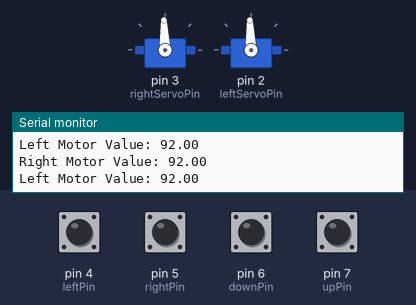
Simulated run of this sketch. Board: Arduino Uno, built with avr-gcc and run on an emulated ATmega328P. On the bench: 2 × servo, the last lines printed to the serial monitor. The test bench sets the inputs (shaded band); at power-on: pin 4 (leftPin), pin 5 (rightPin), pin 6 (downPin), pin 7 (upPin) LOW.

Above: at 1.2 s.
1.3 s: pin 4 (leftPin) pulled HIGH for 0.15 s
At 1.41 s:
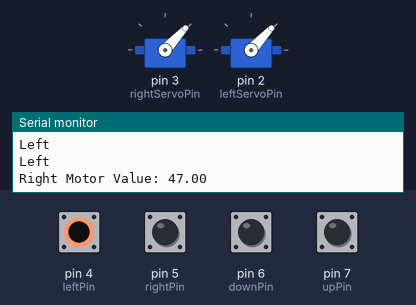
3.0 s: pin 5 (rightPin) pulled HIGH for 0.15 s
At 3.12 s:
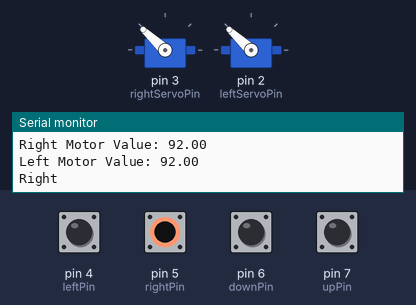
4.6 s: pin 6 (downPin) pulled HIGH for 0.15 s
At 4.69 s:
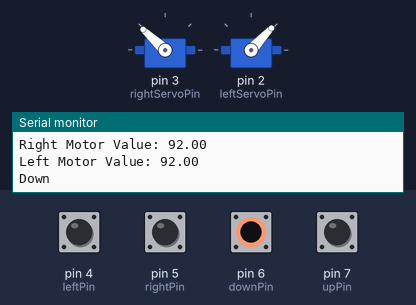
6.2 s: pin 7 (upPin) pulled HIGH for 0.15 s
At 6.31 s:
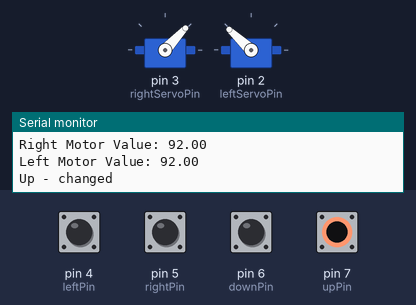
7.8 s: pin 4 (leftPin) pulled HIGH for 1 s
At 9.5 s:
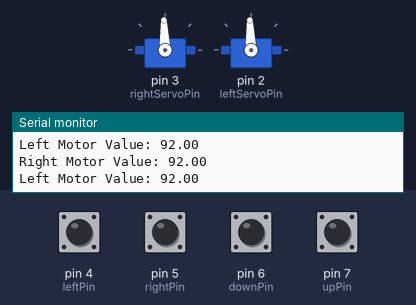
11.8 s: pin 5 (rightPin) pulled HIGH for 1 s
At 12.5 s:
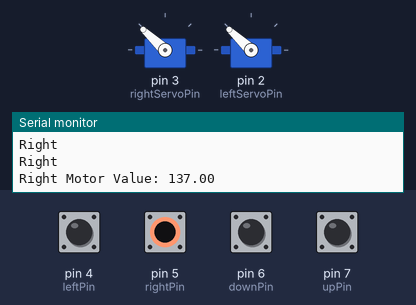
Timing chart, 0 to 14.8 s (numbered marks = the images above; inputs shaded):
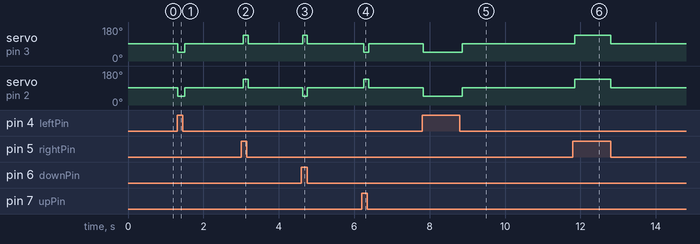

Measured:
- after the input at 1.3 s, servo on pin 3 (rightServoPin), servo on pin 2 (leftServoPin): 92° → 47° at once, → 92° 0.18 s later
- after the input at 3.0 s, servo on pin 3 (rightServoPin), servo on pin 2 (leftServoPin): 92° → 137° after 0.06 s, → 92° 0.12 s later
- after the input at 4.6 s, servo on pin 3 (rightServoPin): 92° → 137° at once, → 92° 0.12 s later; servo on pin 2 (leftServoPin): 92° → 47° at once, → 92° 0.12 s later
- after the input at 6.2 s, servo on pin 3 (rightServoPin): 92° → 47° after 0.06 s, → 92° 0.13 s later; servo on pin 2 (leftServoPin): 92° → 137° after 0.06 s, → 92° 0.13 s later
- after the input at 7.8 s, servo on pin 3 (rightServoPin), servo on pin 2 (leftServoPin): 92° → 47° at once, → 92° 1.0 s later
- after the input at 11.8 s, servo on pin 3 (rightServoPin), servo on pin 2 (leftServoPin): 92° → 137° after 0.05 s, → 92° 0.96 s later

The sketch:

drive_control.ino
```cpp
#include <Servo.h>

Servo right_servo;
Servo left_servo;

// Read Pins (Digital)
int upPin = 7;
int downPin=6;
int rightPin=5;
int leftPin=4;
// Write Pins (Analog)
int rightServoPin = 3;
int leftServoPin = 2;
// Boolean Values
bool up = false;
bool down = false;
bool left = false;
bool right = false;
// Servo Values
float rightServo;
float leftServo;
//Serial Read
int inpt;

void setup() {
  // Pin Setup
  pinMode(upPin, INPUT);
  pinMode(downPin, INPUT);
  pinMode(rightPin, INPUT);
  pinMode(leftPin, INPUT);
  // Servo setup
  right_servo.attach(rightServoPin);
  left_servo.attach(leftServoPin);
  Serial.begin(9600);
  Serial.setTimeout(10);
  right_servo.write(92);
  left_servo.write(92);
}

void loop() {
  // Serial Input
  /* if (Serial.available()){
    getSerialValue();
    writeSerialValue();
  }*/
  // Button Input
  getButtonValues();
  writeButtonValues();
}

void getButtonValues(){
  if (digitalRead(upPin) == HIGH){
    Serial.println("Up - changed");
    up = true;
  }
  else{
    up = false;
  }
  if (digitalRead(downPin) == HIGH){
    Serial.println("Down");
    down = true;
  }
  else{
    down = false;
  }
  if (digitalRead(leftPin) == HIGH){
    Serial.println("Left");
    left = true;
  }
  else{
    left = false;
  }
  if (digitalRead(rightPin) == HIGH){
    Serial.println("Right");
    right = true;
  }
  else{
    right = false;
  }
}

void writeButtonValues(){
  rightServo = 88;
  leftServo = 92;
  if (up == HIGH){
    Serial.println("Up");
    rightServo += 45;
    leftServo += 45;
  }
  else if (down == HIGH){
    Serial.println("Down");
    rightServo -= 45;
    leftServo -= 45;
  }
  if (left == HIGH){
    Serial.println("Left");
    rightServo += 45;
    leftServo -= 45;
  }
  else if (right == HIGH){
    Serial.println("Right");
    leftServo += 45;
    rightServo -= 45;
  }
  right_servo.write(180-rightServo);
  left_servo.write(leftServo);
  Serial.print("Right Motor Value: ");
  Serial.println(180-rightServo);
  Serial.print("Left Motor Value: ");
  Serial.println(leftServo);
}

void getSerialValue(){
  inpt = Serial.parseInt();
}

void writeSerialValue(){
  rightServo = 88;
  leftServo = 92;
  if (inpt == 1){
    rightServo += 45;
    leftServo += 45;
  }
  else if (inpt == 2){
    rightServo -= 45;
    leftServo -= 45;
  }
  else if (inpt == 3){
    rightServo += 45;
    leftServo -= 45;
  }
  else if (inpt == 4){
    leftServo += 45;
    rightServo -= 45;
  }
  right_servo.write(180-rightServo);
  left_servo.write(leftServo);
  Serial.print("Right Motor Value: ");
  Serial.println(180-rightServo);
  Serial.print("Left Motor Value: ");
  Serial.println(leftServo);
}
```
